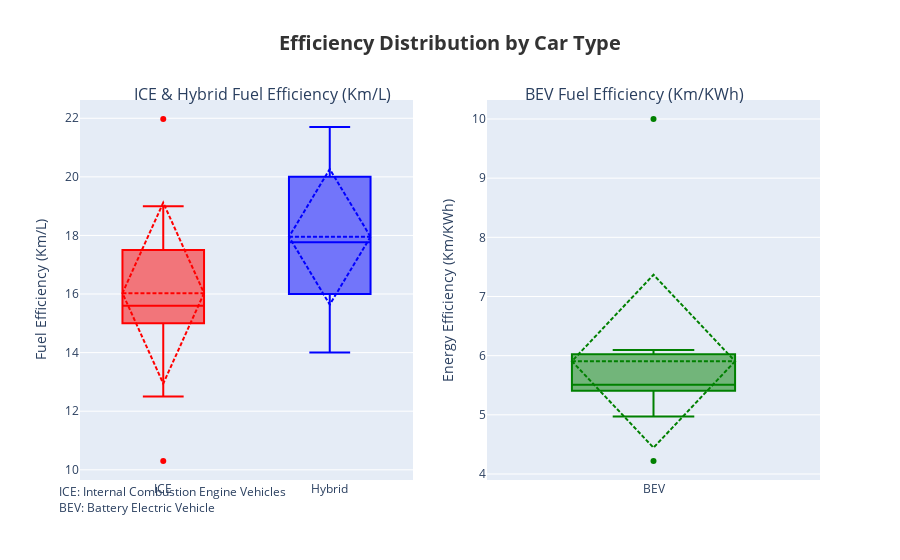

The notebook cell this image was saved under:
### Markdown cell above
Comparing Fuel Efficiencies

### Code cell
def plot_fuel_efficiency_boxplot(data):
    # Filter the data for each category and handle BEV with Km/KWh
    ice_data = data[data['Category'] == 'ICE']['Combined (km/L)']
    hybrid_data = data[data['Category'] == 'Hybrid']['Combined (km/L)']
    bev_data = data[data['Category'] == 'BEV']['Combined (km/L)']

    fig = make_subplots(
        rows=1, cols=2,
        column_widths=[0.5, 0.5]
    )
    
    # ICE & Hybrid boxplots
    fig.add_trace(go.Box(
        y=ice_data,
        name='ICE',
        boxmean='sd',
        marker=dict(color='red')
    ), row=1, col=1)
    
    fig.add_trace(go.Box(
        y=hybrid_data,
        name='Hybrid',
        boxmean='sd',
        marker=dict(color='blue')
    ), row=1, col=1)
    
    # BEV boxplot
    fig.add_trace(go.Box(
        y=bev_data,
        name='BEV',
        boxmean='sd',
        marker=dict(color='green')
    ), row=1, col=2)

    fig.update_layout(
        title={
            'text': (
                "<b>Efficiency Distribution by Car Type</b><br>"
            ),
            'x': 0.5,
            'xanchor': 'center',
            'font': dict(size=20, color='#333333')
        },
        yaxis_title="Fuel Efficiency (Km/L)",
        yaxis2_title="Energy Efficiency (Km/KWh)",
        showlegend=False,
        annotations=[
            dict(
                text='ICE & Hybrid Fuel Efficiency (Km/L)',
                x=0.07,
                y=1.05,
                showarrow=False,
                font=dict(size=16),
                xref="paper",
                yref="paper"
            ),
            dict(
                text='BEV Fuel Efficiency (Km/KWh)',
                x=0.9,
                y=1.05,
                showarrow=False,
                font=dict(size=16),
                xref="paper",
                yref="paper"
            ),
             dict(
                x=-0.1,
                y=-0.1,
                showarrow=False,
                font=dict(size=12),
                xref="paper",
                yref="paper",
                align="left",
                text=f"""
                ICE: Internal Combustion Engine Vehicles<br>
                BEV: Battery Electric Vehicle
                """,
            ),
        ]
    )

    # Show the plot
    fig.show()

    fig.write_html(f"graphs/fuelenergyefficiency_boxplot.html")

plot_fuel_efficiency_boxplot(fuelefficiency_df)

### Figure 1 — Plotly figure (JSON) as saved in the notebook; plotly's stock layout.template omitted (floating-point values rounded to 4 significant figures)
{"data": [{"boxmean": "sd", "marker": {"color": "red"}, "name": "ICE", "type": "box", "xaxis": "x", "y": [15, 10.3, 15.7, 21.98, 19, 17.5, 15.5, 17.4, 12.5, 15.43], "yaxis": "y"}, {"boxmean": "sd", "marker": {"color": "blue"}, "name": "Hybrid", "type": "box", "xaxis": "x", "y": [18.33, 20.3, 19.6, 16, 15.6, 16.8, 21.7, 20, 17.2, 14], "yaxis": "y"}, {"boxmean": "sd", "marker": {"color": "green"}, "name": "BEV", "type": "box", "xaxis": "x2", "y": [5.464, 10, 5.917, 4.97, 5.405, 5.556, 4.219, 5.405, 6.024, 6.098], "yaxis": "y2"}], "layout": {"annotations": [{"font": {"size": 16}, "showarrow": false, "text": "ICE & Hybrid Fuel Efficiency (Km/L)", "x": 0.07, "xref": "paper", "y": 1.05, "yref": "paper"}, {"font": {"size": 16}, "showarrow": false, "text": "BEV Fuel Efficiency (Km/KWh)", "x": 0.9, "xref": "paper", "y": 1.05, "yref": "paper"}, {"align": "left", "font": {"size": 12}, "showarrow": false, "text": "\n                ICE: Internal Combustion Engine Vehicles<br>\n                BEV: Battery Electric Vehicle\n                ", "x": -0.1, "xref": "paper", "y": -0.1, "yref": "paper"}], "showlegend": false, "title": {"font": {"color": "#333333", "size": 20}, "text": "<b>Efficiency Distribution by Car Type</b><br>", "x": 0.5, "xanchor": "center"}, "xaxis": {"anchor": "y", "domain": [0, 0.45]}, "xaxis2": {"anchor": "y2", "domain": [0.55, 1]}, "yaxis": {"anchor": "x", "domain": [0, 1], "title": {"text": "Fuel Efficiency (Km/L)"}}, "yaxis2": {"anchor": "x2", "domain": [0, 1], "title": {"text": "Energy Efficiency (Km/KWh)"}}}}
